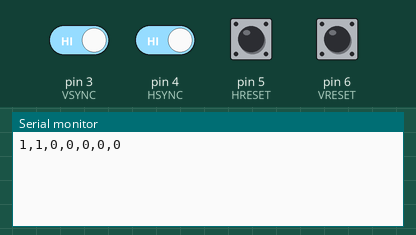
Simulated run of this sketch. Board: Arduino Uno, built with avr-gcc and run on an emulated ATmega328P. Shown: the last lines printed to the serial monitor. The test bench sets the inputs (shaded band); at power-on: pin 3 (VSYNC), pin 4 (HSYNC), pin 5 (HRESET), pin 6 (VRESET) HIGH.

Above: at 1.2 s.
1.3 s: pin 3 (VSYNC) driven LOW
At 1.9 s:
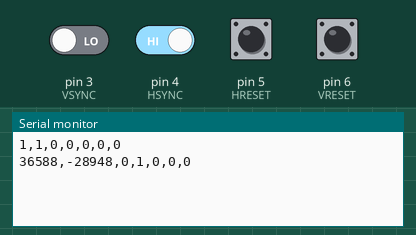
2.8 s: pin 4 (HSYNC) driven LOW
At 4.0 s:
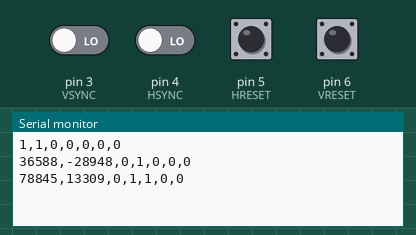
4.3 s: pin 5 (HRESET) pulled LOW for 0.15 s
At 5.0 s:
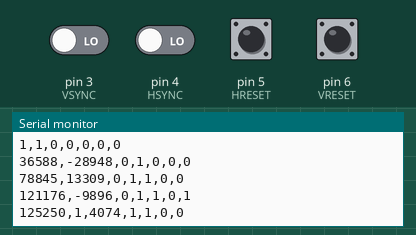
5.9 s: pin 6 (VRESET) pulled LOW for 0.15 s
At 7.2 s:
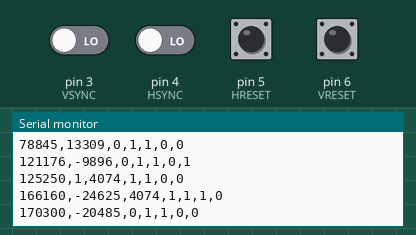
7.5 s: pin 5 (HRESET) pulled LOW for 1 s
At 9.7 s:
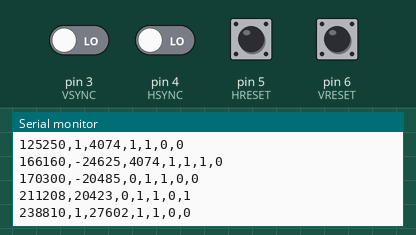
10.0 s: pin 6 (VRESET) pulled LOW for 1 s
At 11.7 s:
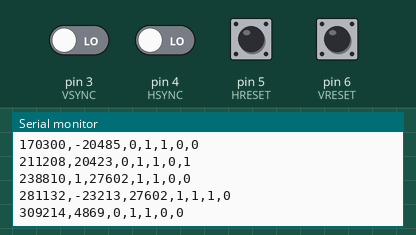
Timing chart, 0 to 13.2 s (numbered marks = the images above; inputs shaded):
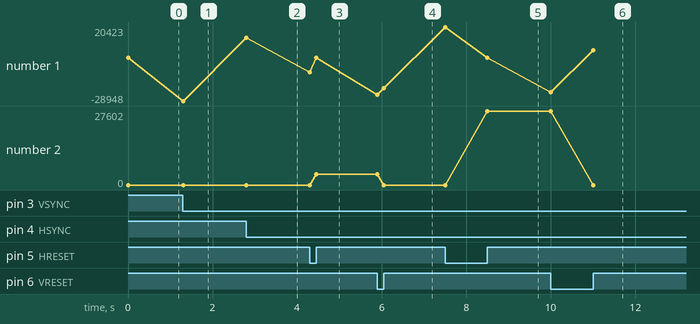

The sketch:

vga_hardware_checker.ino
```cpp
const int CLK = 2;
const int VSYNC = 3;
const int HSYNC = 4;
const int HRESET = 5;
const int VRESET = 6;

typedef struct {
  uint64_t clock_cycle;
  int x;
  int y;
  int vsync;
  int hsync;
  int vreset;
  int hreset;

} event_t;

event_t last_event, curr_event;

void setup() {
  // put your setup code here, to run once:

  Serial.begin(115200);
  while (!Serial) delay(10);
  pinMode(CLK, OUTPUT);

  pinMode(VSYNC, INPUT);
  pinMode(HSYNC, INPUT);
  pinMode(VRESET, INPUT);
  pinMode(HRESET, INPUT);

  curr_event.clock_cycle = 0;
  curr_event.x = 0;
  curr_event.y = 0;
  curr_event.hreset = 1;
  curr_event.vreset = 1;
  curr_event.hsync = 1;
  curr_event.vsync = 1;

  last_event = curr_event;
}


void print_uint64_t(uint64_t num) {
  char rev[128];
  char *p = rev + 1;

  while (num > 0) {
    *p++ = '0' + (num % 10);
    num /= 10;
  }
  p--;
  /*Print the number which is now in reverse*/
  while (p > rev) {
    Serial.print(*p--);
  }
}


inline bool eventChanged() {
  if (last_event.vsync != curr_event.vsync) return true;
  if (last_event.hsync != curr_event.hsync) return true;
  if (last_event.vreset != curr_event.vreset) return true;
  if (last_event.hreset != curr_event.hreset) return true;
  return false;
}

inline void printCurrent() {
  print_uint64_t(curr_event.clock_cycle);
  Serial.print(",");
  Serial.print(curr_event.x);
  Serial.print(",");
  Serial.print(curr_event.y);
  Serial.print(",");
  Serial.print(curr_event.vsync);
  Serial.print(",");
  Serial.print(curr_event.hsync);
  Serial.print(",");
  Serial.print(curr_event.vreset);
  Serial.print(",");
  Serial.print(curr_event.hreset);
  Serial.println();
}

void loop() {
  digitalWrite(CLK, HIGH);
  digitalWrite(CLK, LOW);

  curr_event.x++;
  curr_event.clock_cycle++;

  curr_event.vsync = digitalRead(VSYNC) == LOW;
  curr_event.hsync = digitalRead(HSYNC) == LOW;
  curr_event.vreset = digitalRead(VRESET) == LOW;
  curr_event.hreset = digitalRead(HRESET) == LOW;

  if (eventChanged()) {
    printCurrent();
    last_event = curr_event;
  }

  if (curr_event.hreset) {
    curr_event.x = 0;
    curr_event.y++;
  }
  if (curr_event.vreset) {
    curr_event.y = 0;
  }
}
```

Measured:
- after the input at 1.3 s, the serial monitor: prints a new line at once (image 1)
- after the input at 2.8 s, the serial monitor: prints a new line at once (image 2)
- after the input at 4.3 s, the serial monitor: prints a new line at once (image 3)
- after the input at 5.9 s, the serial monitor: prints a new line at once (image 4)
- after the input at 7.5 s, the serial monitor: prints a new line at once (image 5)
- after the input at 10.0 s, the serial monitor: prints a new line at once (image 6)
- plotted number 1: 1 → -28948 after the input at 1.3 s, -28948 → 13309 after the input at 2.8 s, 1 → -20485 after the input at 5.9 s, 1 → 4869 after the input at 10.0 s
- plotted number 2: 0 → 4074 after the input at 4.3 s, 0 → 27602 after the input at 7.5 s
